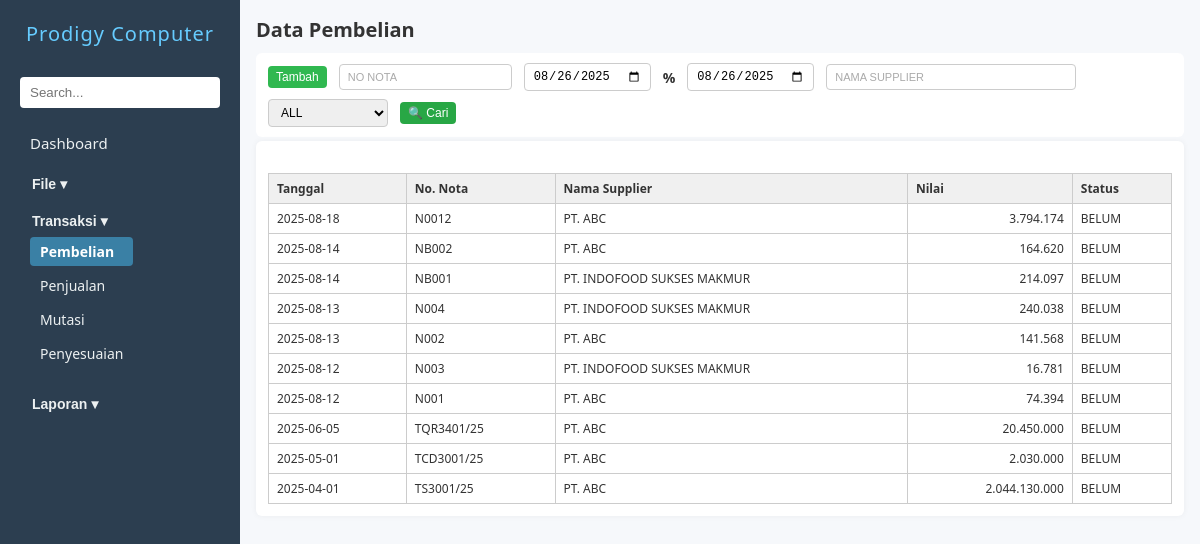
Screenshot of /pembelian.php with the database file from the repository.
### tables this page shows
CREATE TABLE `zbeli` (
  `nonota` char(30) DEFAULT NULL,
  `tgl` date DEFAULT NULL,
  `kodesup` char(10) DEFAULT NULL,
  `kodegd` char(10) NOT NULL,
  `nilai` double DEFAULT 0,
  `lunas` int(11) DEFAULT 0,
  `tgltempo` date DEFAULT NULL,
  `ppn` double(10,2) DEFAULT 0.00,
  `hppn` double(10,2) DEFAULT 0.00,
  `disc1` double(10,2) DEFAULT 0.00,
  `hdisc1` double(10,2) DEFAULT 0.00,
  `disc2` double(10,2) DEFAULT 0.00,
  `hdisc2` double(10,2) DEFAULT 0.00,
  `disc3` double(10,2) DEFAULT 0.00,
  `hdisc3` double(10,2) DEFAULT 0.00,
  `ket` varchar(1000) DEFAULT NULL
);

CREATE TABLE `zsupplier` (
  `kodesup` char(10) NOT NULL,
  `namasup` tinytext NOT NULL,
  `alamat` tinytext NOT NULL,
  `kota` tinytext NOT NULL,
  `ktp` char(20) NOT NULL,
  `npwp` char(30) NOT NULL
);

### pembelian.php (the view, shortened to what this page needs)
<?php
include 'koneksi.php';
$query = mysqli_query($conn, "
    SELECT zbeli.tgl, zbeli.nonota, zsupplier.namasup, zbeli.nilai, zbeli.lunas
    FROM zbeli
    JOIN zsupplier ON zbeli.kodesup = zsupplier.kodesup
    ORDER BY zbeli.tgl DESC, zbeli.nonota DESC
    LIMIT 10
");
?>
<!DOCTYPE html>
<html lang="en">
<head>
    <link rel="stylesheet" href="navbar.css" />
    <link rel="stylesheet" href="form.css" />
</head>
<body>
    <?php include 'navbar.php'; ?>
    <main>
        <h2>Data Pembelian</h2>
        <div class="action-bar">
            <button type="button" name="btnTambah" id="btnTambah" class="action-btn tambah" onclick="window.location.href='inputpembelian.php'">Tambah</button>
            <input type="text" name="noNota" id="inputNoNota" placeholder="No Nota" style="text-transform: uppercase;">
            <input type="date" name="tgl1" id="inputTgl1">
            <span>%</span>
            <input type="date" name="tgl2" id="inputTgl2">
            <input type="text" name="namasup" id="inputNamasup" placeholder="Nama supplier" class="medium-input" style="text-transform: uppercase;">
            <select name="statusBayar" id="statusBayar">
                <option value="all">ALL</option>
            </select>
            <button type="button" name="btnSearch" id="btnSearch" class="action-btn cari" onclick="triggerSearch()">🔍 Cari</button>
        </div>
        <form id="pembelianForm" action="prosespembelian.php" method="POST" enctype="multipart/form-data" onsubmit="return validateForm()">
            <div id="tabelHasil" class="form-grid" style="margin-top: 20px;">
                <table class="tabel-hasil">
                    <thead>
                        <tr>
                            <th>Tanggal</th>
                            <th>No. Nota</th>
                            <th>Nama Supplier</th>
                            <th>Nilai</th>
                            <th>Status</th>
                        </tr>
                    </thead>
                    <tbody>
                        <?php while ($row = mysqli_fetch_assoc($query)): ?>
                            <tr onclick="tampilkanKonfirmasiEdit('<?= $row['nonota'] ?>')">
                                <td><?= $row['tgl'] ?></td>
                                <td><?= $row['nonota'] ?></td>
                                <td><?= $row['namasup'] ?></td>
                                <td style="text-align: right;"><?= number_format($row['nilai'], 0, ',', '.') ?></td>
                                <td><?= $row['lunas'] ? 'LUNAS' : 'BELUM' ?></td>
                            </tr>
                        <?php endwhile; ?>
                    </tbody>
                </table>
            </div>
        </form>
    </main>
</body>
</html>

### form.css (style rules this page uses)
* { box-sizing: border-box; margin: 0; padding: 0; }
body { font-family: "Segoe UI", Tahoma, Geneva, Verdana, sans-serif; display: flex; height: 100vh; background: #f6f8fb; color: #333; }
main { padding: 1rem; flex: 1; overflow-y: auto; }
h2 { margin-bottom: 10px; font-size: 20px; }
form { background: #fff; padding: 12px; border-radius: 6px; box-shadow: 0 0 6px rgba(0, 0, 0, 0.05); }
#btnTambah { background-color: #30b850; }
.tabel-hasil { width: 100%; border-collapse: collapse; font-size: 14px; margin-top: 10px; }
.tabel-hasil th, .tabel-hasil td { border: 1px solid #ccc; padding: 8px 10px; text-align: left; }
.tabel-hasil th { background-color: #f0f0f0; font-weight: bold; }
.medium-input { width: 250px; }
.action-bar { display: flex; flex-wrap: wrap; align-items: center; gap: 8px 12px; margin-bottom: 4px; background-color: #fff; padding: 10px 12px; border-radius: 6px; }
.action-bar input[type="text"], .action-bar input[type="date"], .action-bar select { padding: 5px 8px; font-size: 12px; border: 1px solid #ccc; border-radius: 4px; min-width: 120px; }
.action-bar input[type="text"]::placeholder { font-size: 11px; color: #aaa; }
.action-bar span { font-size: 14px; font-weight: bold; }
.action-bar .action-btn { padding: 4px 8px; font-size: 12px; border: none; color: white; border-radius: 4px; cursor: pointer; transition: 0.3s ease; }
.action-bar .action-btn.tambah { background-color: #30b850; }
.action-bar .action-btn.cari { background-color: #28a745; }
.tabel-hasil { width: 100%; border-collapse: collapse; margin-top: 1em; font-size: 12px; border: 1px solid #ccc; }
.tabel-hasil th, .tabel-hasil td { padding: 6px 8px; border: 1px solid #ccc; text-align: left; background-color: #fff; }
.tabel-hasil th { background-color: #f0f0f0; font-weight: bold; color: #333; }

### rows the page displays
zbeli: tgl "2025-08-18", nonota "N0012", zsupplier.namasup "PT. ABC", nilai "3.794.174", lunas "BELUM"
zbeli: tgl "2025-08-14", nonota "NB002", zsupplier.namasup "PT. ABC", nilai "164.620", lunas "BELUM"
zbeli: tgl "2025-08-14", nonota "NB001", zsupplier.namasup "PT. INDOFOOD SUKSES MAKMUR", nilai "214.097", lunas "BELUM"
zbeli: tgl "2025-08-13", nonota "N004", zsupplier.namasup "PT. INDOFOOD SUKSES MAKMUR", nilai "240.038", lunas "BELUM"
zbeli: tgl "2025-08-13", nonota "N002", zsupplier.namasup "PT. ABC", nilai "141.568", lunas "BELUM"
zbeli: tgl "2025-08-12", nonota "N003", zsupplier.namasup "PT. INDOFOOD SUKSES MAKMUR", nilai "16.781", lunas "BELUM"
zbeli: tgl "2025-08-12", nonota "N001", zsupplier.namasup "PT. ABC", nilai "74.394", lunas "BELUM"
zbeli: tgl "2025-06-05", nonota "TQR3401/25", zsupplier.namasup "PT. ABC", nilai "20.450.000", lunas "BELUM"
zbeli: tgl "2025-05-01", nonota "TCD3001/25", zsupplier.namasup "PT. ABC", nilai "2.030.000", lunas "BELUM"
zbeli: tgl "2025-04-01", nonota "TS3001/25", zsupplier.namasup "PT. ABC", nilai "2.044.130.000", lunas "BELUM"

### other values shown
$mainmenu "File"
$mainmenu "Transaksi"
$label "Pembelian"
$label "Penjualan"
$label "Mutasi"
$label "Penyesuaian"
$mainmenu "Laporan"
